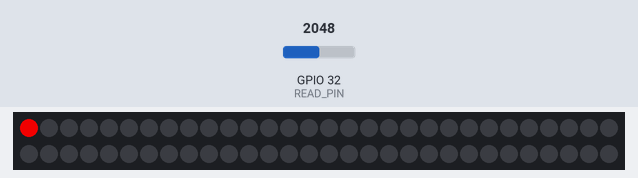
Recording of a sketch running on a simulated ESP32. Parts: 60 RGB LEDs in strip order, left to right, continuing on the next row. The test bench sets the inputs (shaded band); at power-on: GPIO 32 (READ_PIN) = 2048 (analog values on the 0–4095 scale). Dim RGB values are drawn brighter than linear; what the sketch prints to the serial monitor is not drawn.

Above: at 1.2 s.
1.3 s: GPIO 32 (READ_PIN) set to 3603
At 3.2 s:
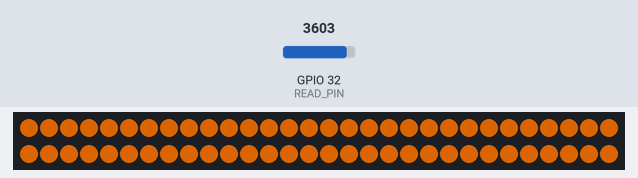
3.5 s: GPIO 32 (READ_PIN) set to 2866
At 4.9 s:
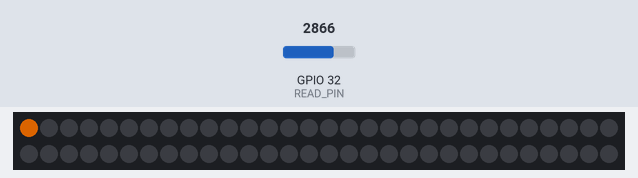
5.3 s: GPIO 32 (READ_PIN) set to 4095
At 6.6 s:
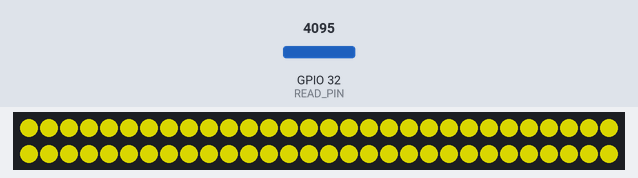
7.5 s: GPIO 32 (READ_PIN) set to 2047
At 8.9 s:
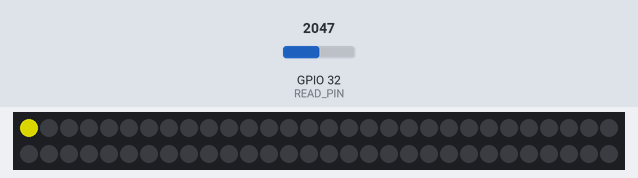
9.2 s: GPIO 32 (READ_PIN) set to 491
At 11.1 s:
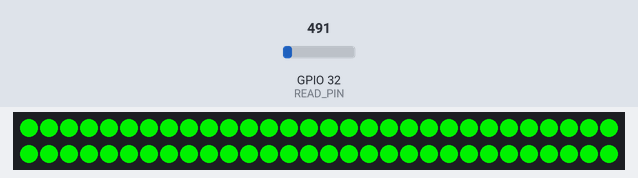
11.4 s: GPIO 32 (READ_PIN) set to 80
At 12.2 s:
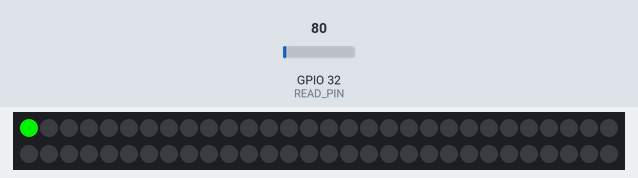
Timing chart, 0 to 14.2 s (numbered marks = the images above; inputs shaded):
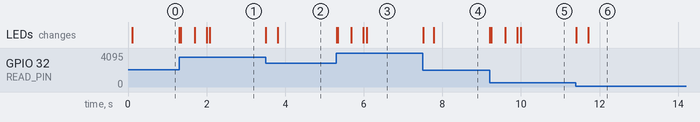

Measured:
- after the input at 1.3 s, the LEDs: first change at once (image 1 shows a later state)
- after the input at 3.5 s, the LEDs: first change at once (image 2 shows a later state)
- after the input at 5.3 s, the LEDs: first change at once (image 3 shows a later state)
- after the input at 7.5 s, the LEDs: first change at once (image 4 shows a later state)
- after the input at 9.2 s, the LEDs: first change at once (image 5 shows a later state)
- after the input at 11.4 s, the LEDs: first change at once (image 6 shows a later state)

The sketch:

Part7_master.ino
```cpp
#define FASTLED_INTERRUPT_RETRY_COUNT 0
#define FASTLED_ALLOW_INTERRUPTS 0

#include "reactive_common.h" // File with functions that will be common between all lamps. All display stuff will be moved here.
#include <FastLED.h> // Code for LEDs
#include <WiFi.h>
#include <WiFiUdp.h>  // Required for UDP
#include <arduinoFFT.h> // Decompose audio signal into spectral freq

/* initialize Variables */
#define READ_PIN             32 // data pin 2 works, 25, 26 and 27 were doing something funny. center appears to be around 368
#define LED_PIN               4 // Where LED strip is connected to board
#define NUM_LEDS             60
#define MIC_LOW              15
#define MIC_HIGH            255

#define SAMPLE_SIZE           4 // Size to sample for music loudness
#define LONG_TERM_SAMPLES    20 // Long term reference
#define BUFFER_DEVIATION    400
#define BUFFER_SIZE           3

// Setup for FFT
#define SAMPLES              16 //Must be a power of 2  for FFT
double vReal[SAMPLES];  // CR.spect
double vImag[SAMPLES];
int data_avgs[3];
arduinoFFT FFT = arduinoFFT();      // FFT object

/* setup memory block for the leds */
CRGB leds[NUM_LEDS];

struct averageCounter *samples;
struct averageCounter *longTermSamples;
struct averageCounter* sanityBuffer;

float globalHue;
float globalBrightness = 255;
float SatVal = 255;
float hueLedLngth = 0;
int CENTER_VAL  = 1420;// 1820; // The value that ESP32 read_pin takes with no music
float fadeScale = 1.2; // lower values slow the fade.
float hueIncrement = 3; // 20% change in sound, shifts colour wheel by 20%

// Wifi setup
const char * ssid = "sound_reactive";
const char * pass = "led4thawin";

IPAddress local_IP(192, 168, 4, 20);
IPAddress gateway(192, 168, 4, 1);
IPAddress subnet(255, 255, 0, 0);

//IP address to send UDP data to:
// either use the ip address of the server or
// a network broadcast address
const char * udpAddress = "192.168.4.20";
const int udpPort = 2390;
const char * udpClientAdd = "192.168.4.30";
//Are we currently connected?
boolean connected = false;

WiFiUDP udp;

void setup() {

  globalHue = 0;
  samples = new averageCounter(SAMPLE_SIZE);
  longTermSamples = new averageCounter(LONG_TERM_SAMPLES);
  sanityBuffer    = new averageCounter(BUFFER_SIZE);

  while(sanityBuffer->setSample(250) == true) {}
  while (longTermSamples->setSample(200) == true) {}

  FastLED.addLeds<NEOPIXEL, LED_PIN>(leds, NUM_LEDS);

  Serial.begin(9600);
  setupWifi(ssid, pass);

  /* Setup Pin for LED data export */
  pinMode(READ_PIN, INPUT);
  pinMode(LED_PIN, OUTPUT);

  delay(50);            // wait to get reference voltage stabilized
}

void loop() {

    int analogRaw;
    analogReadResolution(32);
    analogRaw =analogRead(READ_PIN);

    // ++ Sampling
    for(int i=0; i<SAMPLES; i++)
     {
       vReal[i]= analogRaw - CENTER_VAL;                      // Copy to bins after compressing
       vImag[i] = 0;
     }
     // -- Sampling

     // ++ FFT
     FFT.Windowing(vReal, SAMPLES, FFT_WIN_TYP_HAMMING, FFT_FORWARD);
     FFT.Compute(vReal, vImag, SAMPLES, FFT_FORWARD);
     FFT.ComplexToMagnitude(vReal, vImag, SAMPLES);
     // -- FFT

     // ++ re-arrange FFT result to match with no. of columns on display ( xres )
     int step = 1;
     int c=0;

     //for(int i=0; i<(SAMPLES/2); i+=step)
     for(int i=0; i<3; i+=step) //C.R. shrink because we only care about small ones
     {
       data_avgs[c] = 0;
       for (int k=0 ; k< step ; k++) {
           data_avgs[c] = data_avgs[c] + vReal[i+k];
       }
       data_avgs[c] = data_avgs[c]/step;
       c++;
     }


     // -- re-arrange FFT result to match with no. of columns on display ( xres )
    int vol = data_avgs[2];
    vol = map(vol, 30, 110, 0, 255); // C.r. seems to be some floating number.
    vol = constrain(vol,0,255); // C.R. limit for sending to slave

    //Serial.println(vol); // C.R. for debugging...

    uint8_t analogRaw8 = vol; // C.R.convert for sending via UDP

    //C.R. send the data to the other lamp
    udp.beginPacket(udpClientAdd, udpPort);
    udp.write(analogRaw8);
    udp.endPacket();

    soundReactive(analogRaw8); // C.R. commented out for debugging bluetooth...

}

void setupWifi(const char * ssid, const char * pwd){

  Serial.print("Setting soft-AP configuration ... ");
  Serial.println(WiFi.softAPConfig(local_IP, gateway, subnet) ? "Ready" : "Failed!");

  Serial.print("Setting soft-AP ... ");
  Serial.println(WiFi.softAP(ssid, pwd) ? "Ready" : "Failed!");

  Serial.print("Soft-AP IP address = ");
  Serial.println(WiFi.softAPIP());

}

void soundReactive(int analogRaw) {

 // C.R. this is used to logarithmically scale the intensity, because sound is interpretted that way
  analogRaw = fscale(MIC_LOW, MIC_HIGH, MIC_LOW, MIC_HIGH, analogRaw, 0.4);

  if (samples->setSample(analogRaw))
    return;

  int longTermAverage = longTermSamples->computeAverage(); // C.R. average over a specificied time // was uint16_t
  int useVal = samples->computeAverage();                  // C.R. average over a smaller time, currently 1/10th the time
  longTermSamples->setSample(useVal);


  // Start of Deciding colour of lights
  // Slowly cycle through colours, and with big changes shift towards white

  int diff = (useVal - longTermAverage);
  if (diff > 120)  // If the difference between the two is large enough, change the colour. C.R. I may increase this value...
  {
    globalHue += hueIncrement; // Shift colour

    SatVal -= 120; // White moves closer to 0

    if (globalHue > 255)
    {
       globalHue -= 255;
    }
    if (SatVal < 0)
    {
       SatVal = 0;
    }
  } else if (SatVal < 255) // start to degrade the saturation value
  {
    SatVal += 5;
    if (SatVal > 255)
    {
       SatVal = 255;
    }
  }

  Serial.println(SatVal); // C.R. for debugging...

  /* Calculate how many LED's to light up */
  int curshow = fscale(MIC_LOW, MIC_HIGH, 0.0, (float)NUM_LEDS, (float)useVal, 0);

  /* Set the colour of lights and turn some off */
  for (int i = 0; i < NUM_LEDS; i++)
  {
    if (i <= curshow){
      leds[i] = CHSV(globalHue, SatVal, 255); // Set colours of leds to brighten
    }
    // Then fade the rest
    leds[i] = CRGB(leds[i].r / fadeScale, leds[i].g / fadeScale, leds[i].b / fadeScale);

  }

  delay(5);
  FastLED.show();
}


float fscale(float originalMin, float originalMax, float newBegin, float newEnd, float inputValue, float curve)
{
  float OriginalRange = 0;
  float NewRange = 0;
  float zeroRefCurVal = 0;
  float normalizedCurVal = 0;
  float rangedValue = 0;
  boolean invFlag = 0;

  // condition curve parameter
  // limit range

  if (curve > 10)
    curve = 10;
  if (curve < -10)
    curve = -10;

  curve = (curve * -.1);  // - invert and scale - this seems more intuitive - postive numbers give more weight to high end on output
  curve = pow(10, curve); // convert linear scale into lograthimic exponent for other pow function

  // Check for out of range inputValues
  if (inputValue < originalMin)
  {
    inputValue = originalMin;
  }
  if (inputValue > originalMax)
  {
    inputValue = originalMax;
  }

  // Zero Refference the values
  OriginalRange = originalMax - originalMin;

  if (newEnd > newBegin)
  {
    NewRange = newEnd - newBegin;
  }
  else
  {
    NewRange = newBegin - newEnd;
    invFlag = 1;
  }

  zeroRefCurVal = inputValue - originalMin;
  normalizedCurVal = zeroRefCurVal / OriginalRange; // normalize to 0 - 1 float

  // Check for originalMin > originalMax  - the math for all other cases i.e. negative numbers seems to work out fine
  if (originalMin > originalMax)
  {
    return 0;
  }

  if (invFlag == 0)
  {
    rangedValue = (pow(normalizedCurVal, curve) * NewRange) + newBegin;
  }
  else // invert the ranges
  {
    rangedValue = newBegin - (pow(normalizedCurVal, curve) * NewRange);
  }

  return rangedValue;
}
```

reactive_common.h
```cpp
struct averageCounter{
  int *samples;
  int sample_size;
  int counter;

  averageCounter(int size) {
    counter = 0;
    sample_size = size;
    samples = (int*) malloc(sizeof(int) * sample_size);
  }

  bool setSample(int val) {
    if (counter < sample_size) {
      samples[counter++] = val;
      return true;
    }
    else {
      counter = 0;
      return false;
    }
  }

  int computeAverage() {
    int accumulator = 0;
    for (int i = 0; i < sample_size; i++) {
      accumulator += samples[i];
    }
    return (int)(accumulator / sample_size);
  }

};

struct heartbeat_message {
  int client_id;
  int chk;
};
```
